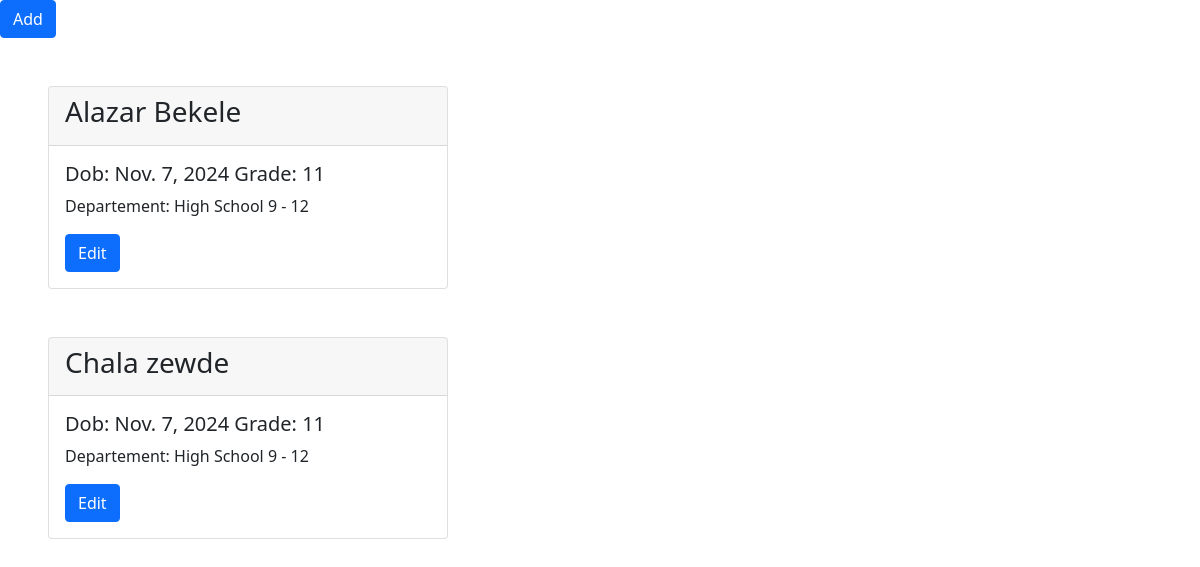
The app's page /, older data.
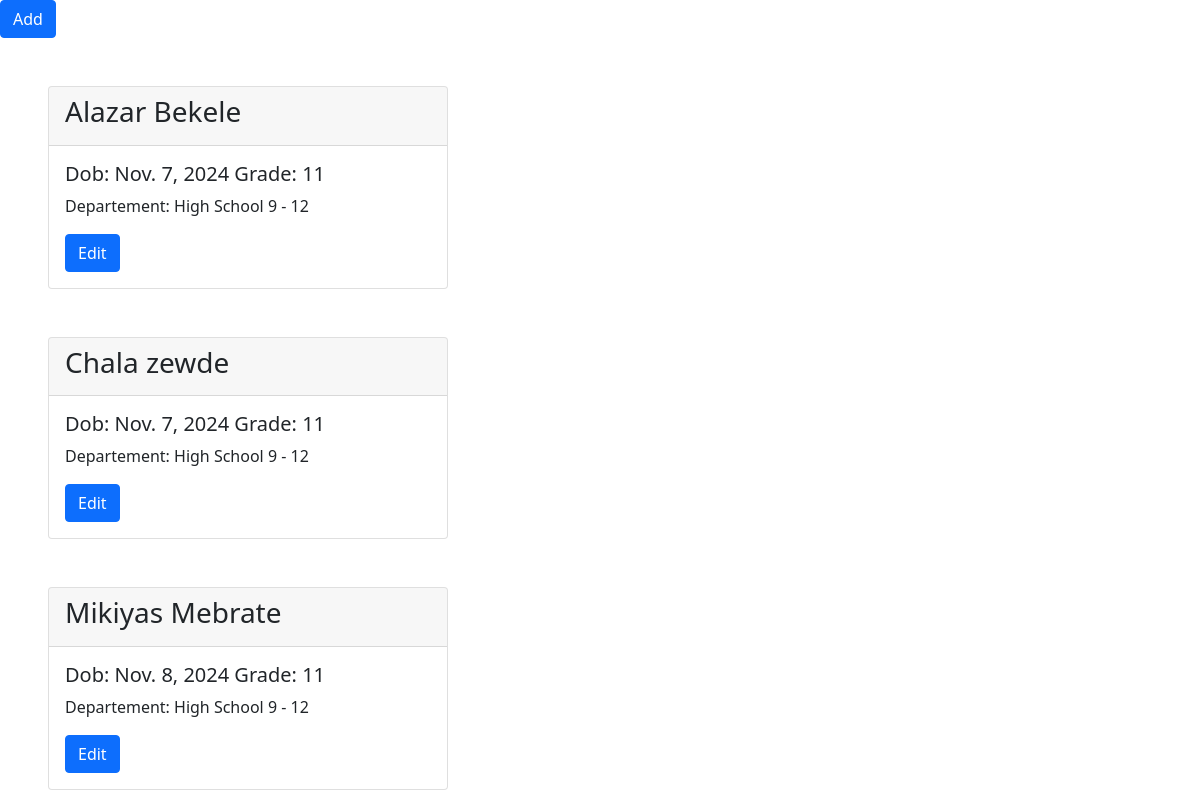
The same page, newer data.
### Component/models.py (models this page shows, shortened)
class Requrement(models.Model):
  first_name = models.CharField (max_length=20)
  last_name = models.CharField (max_length=30)
  Dob = models.DateField (auto_now=False, auto_now_add=False)
  grade = models.IntegerField ()
  departement = models.ForeignKey(Departement, on_delete=models.SET_NULL,null=True)

class Departement (models.Model):
  name = models.CharField (max_length=30)
  Discribe = models.TextField (blank=True)
  def __str__(self) -> str:
    return self.name

### Component/views.py (the view)
# urls.py: path('', index, name='index'),
def index (request):
    form = FormInput (request.POST or None)
    if request.method == 'POST':
        if form.is_valid():
            form.save()
            messages.success (request, ('Successfully Department Added!'))
            form = FormInput()
    write = Requrement.objects.all()
    context = {
        'write': write,
        'form' : form
    }
    return render (request, 'index.html' , context)

### Component/templates/index.html (shortened to what this page needs)
{% load static %}
<!DOCTYPE html>
<html lang="en">
  {% include "Include/head.html" %}
<body class="">
  {% include "Include/MainBody.html" %}
</body>
</html>

### Component/templates/Include/head.html (shortened to what this page needs)
{% load static %}
<head>
  <link href="https://cdn.jsdelivr.net/npm/bootstrap@5.0.2/dist/css/bootstrap.min.css" rel="stylesheet">
   <link rel="stylesheet" href="{% static "CSS/Genral.css" %}">
</head>

### Component/templates/Include/MainBody.html (shortened to what this page needs)
<div>
  <div>
      <button type="button" class="btn btn-primary" data-bs-toggle="modal" data-bs-target="#exampleModal">Add</button>
      {% for writes in write %}
      <div class="card col-md-4 mt-5 ms-5">
        <div class="card-header">
          <h3> {{writes.first_name}} {{writes.last_name}} </h3>
        </div>
        <div class="card-body">
          <h5 class="card-title">Dob: {{writes.Dob}} Grade: {{writes.grade}}</h5>
          <p class="card-text">Departement: {{writes.departement}}</p>
          <a href="#" class="btn btn-primary">Edit</a>
        </div>
      </div>
      {% endfor %}
  </div>
</div>

Row changes from the older to the newer data that the page shows:
added Requrement: first_name "Mikiyas", last_name "Mebrate", Dob "Nov. 8, 2024", grade "11", departement "High School 9 - 12"
